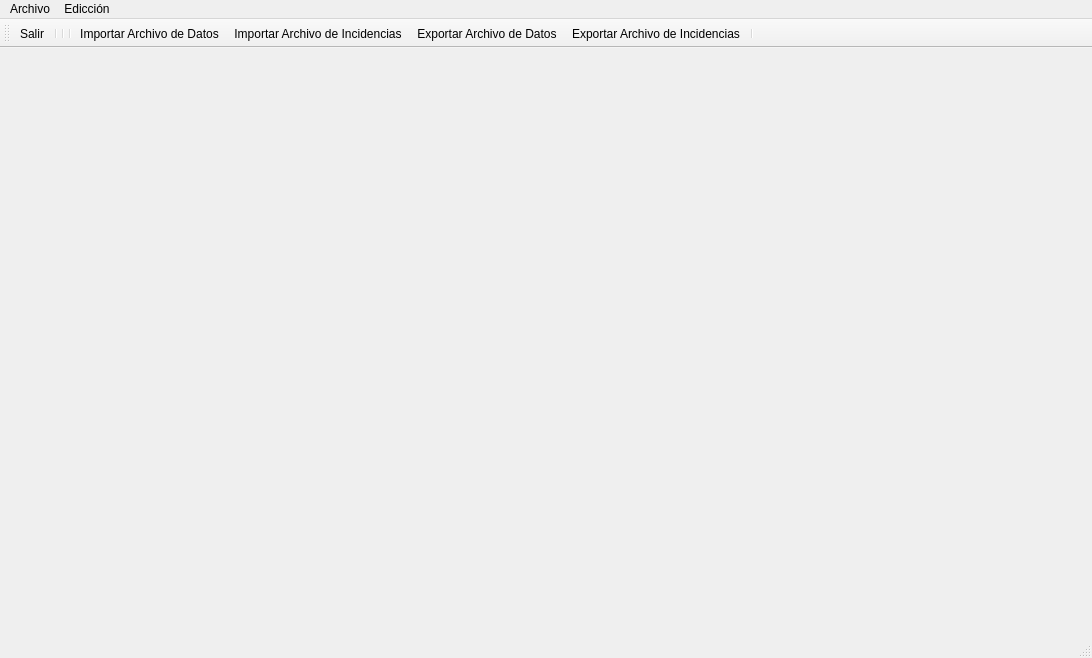
<?xml version="1.0" encoding="UTF-8"?>
<ui version="4.0">
 <class>MainWindow</class>
 <widget class="QMainWindow" name="MainWindow">
  <property name="geometry">
   <rect>
    <x>0</x>
    <y>0</y>
    <width>1092</width>
    <height>658</height>
   </rect>
  </property>
  <property name="windowTitle">
   <string>MainWindow</string>
  </property>
  <widget class="QWidget" name="centralwidget"/>
  <widget class="QMenuBar" name="menubar">
   <property name="geometry">
    <rect>
     <x>0</x>
     <y>0</y>
     <width>1092</width>
     <height>22</height>
    </rect>
   </property>
   <widget class="QMenu" name="menuArchivo">
    <property name="title">
     <string>Archivo</string>
    </property>
    <addaction name="actionImportar_Archivo_de_Datos"/>
    <addaction name="actionImportar_Archivo_de_Incidencias"/>
    <addaction name="actionExportar_Archivo_de_Datos"/>
    <addaction name="actionExportar_Archivo_de_Incidencias"/>
    <addaction name="separator"/>
    <addaction name="separator"/>
    <addaction name="separator"/>
    <addaction name="actionSalir"/>
   </widget>
   <widget class="QMenu" name="menuEdicci_n">
    <property name="title">
     <string>Edicción</string>
    </property>
   </widget>
   <addaction name="menuArchivo"/>
   <addaction name="menuEdicci_n"/>
  </widget>
  <widget class="QStatusBar" name="statusbar"/>
  <widget class="QToolBar" name="toolBar">
   <property name="windowTitle">
    <string>toolBar</string>
   </property>
   <attribute name="toolBarArea">
    <enum>TopToolBarArea</enum>
   </attribute>
   <attribute name="toolBarBreak">
    <bool>false</bool>
   </attribute>
   <addaction name="actionSalir"/>
   <addaction name="separator"/>
   <addaction name="separator"/>
   <addaction name="separator"/>
   <addaction name="actionImportar_Archivo_de_Datos"/>
   <addaction name="actionImportar_Archivo_de_Incidencias"/>
   <addaction name="actionExportar_Archivo_de_Datos"/>
   <addaction name="actionExportar_Archivo_de_Incidencias"/>
   <addaction name="separator"/>
  </widget>
  <action name="actionSalir">
   <property name="icon">
    <iconset resource="imagenes/imagenes.qrc">
     <normaloff>:/salir.jpeg</normaloff>:/salir.jpeg</iconset>
   </property>
   <property name="text">
    <string>Salir</string>
   </property>
  </action>
  <action name="actionImportar_Archivo_de_Datos">
   <property name="icon">
    <iconset resource="imagenes/imagenes.qrc">
     <normaloff>:/importardatos.png</normaloff>:/importardatos.png</iconset>
   </property>
   <property name="text">
    <string>Importar Archivo de Datos</string>
   </property>
  </action>
  <action name="actionImportar_Archivo_de_Incidencias">
   <property name="icon">
    <iconset resource="imagenes/imagenes.qrc">
     <normaloff>:/importarincidencias.png</normaloff>:/importarincidencias.png</iconset>
   </property>
   <property name="text">
    <string>Importar Archivo de Incidencias</string>
   </property>
  </action>
  <action name="actionExportar_Archivo_de_Datos">
   <property name="icon">
    <iconset resource="imagenes/imagenes.qrc">
     <normaloff>:/exportardatos.png</normaloff>:/exportardatos.png</iconset>
   </property>
   <property name="text">
    <string>Exportar Archivo de Datos</string>
   </property>
  </action>
  <action name="actionExportar_Archivo_de_Incidencias">
   <property name="icon">
    <iconset resource="imagenes/imagenes.qrc">
     <normaloff>:/exportarincidencias.png</normaloff>:/exportarincidencias.png</iconset>
   </property>
   <property name="text">
    <string>Exportar Archivo de Incidencias</string>
   </property>
  </action>
 </widget>
 <resources>
  <include location="imagenes/imagenes.qrc"/>
 </resources>
 <connections/>
</ui>
